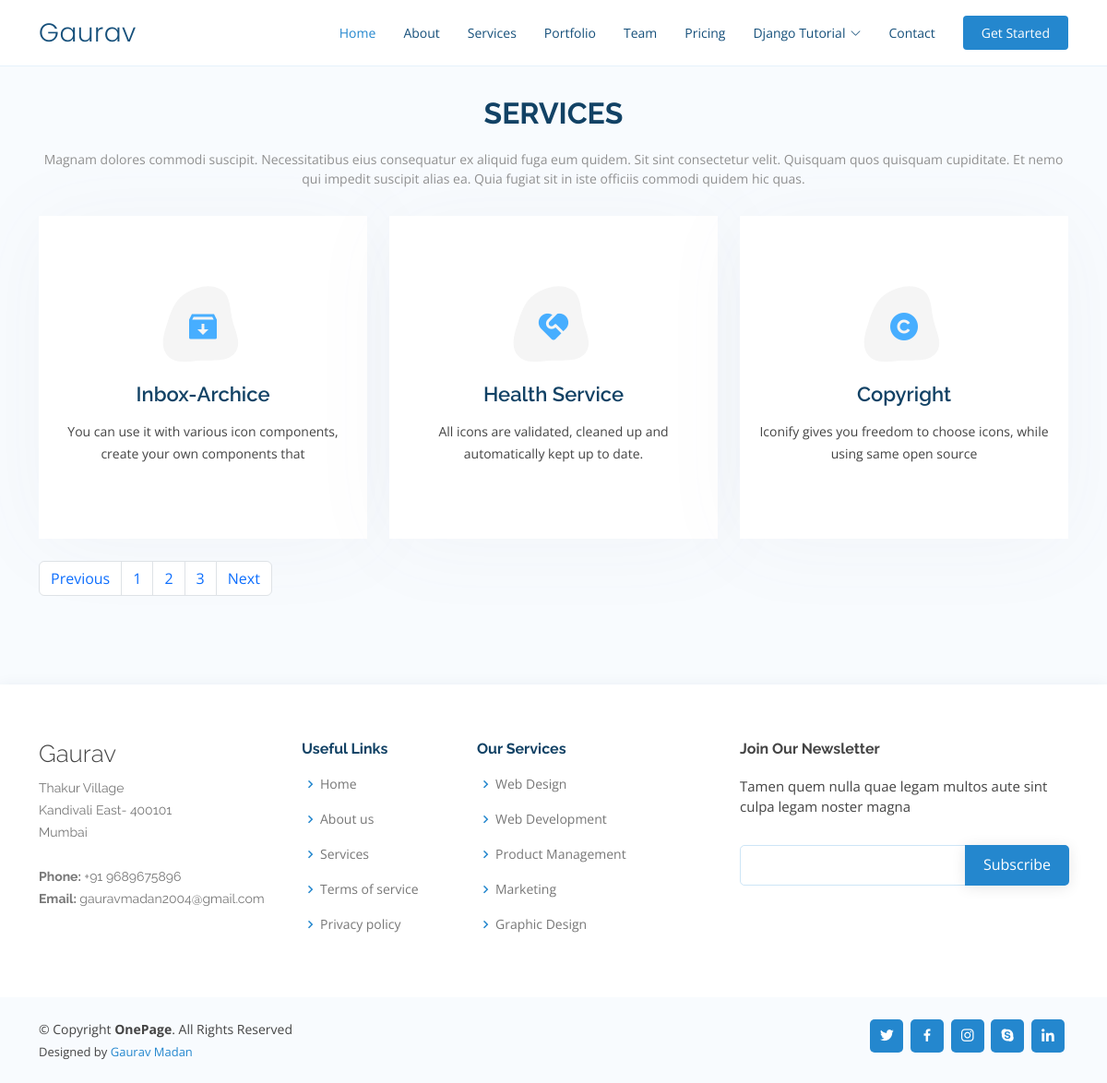
Screenshot of /services/?page=2 with the database file from the repository.
### service/models.py (models this page shows)
class services(models.Model):
    service_icon = models.CharField(max_length=50)
    service_title = models.CharField(max_length=50)
    service_desc =models.CharField(max_length=100)

### gaurav/views.py (the view)
# urls.py: path('services/', views.service,name="service"),
def service(request):
    servicesData = services.objects.all()
    paginator =Paginator(servicesData,3)
    page_number =request.GET.get('page')
    servicesDataFinal =paginator.get_page(page_number)
    data ={
        'servicesData':servicesDataFinal
    }
    return render(request,'services.html',data)

### templates/services.html (shortened to what this page needs)
{% extends "base.html" %}
{% block content %}
  <main id="main">
    <br>
    <section id="services" class="services section-bg">
      <div class="container" data-aos="fade-up">
        <div class="section-title">
          <h2>Services</h2>
          <p>Magnam dolores commodi suscipit. Necessitatibus eius consequatur ex aliquid fuga eum quidem. Sit sint consectetur velit. Quisquam quos quisquam cupiditate. Et nemo qui impedit suscipit alias ea. Quia fugiat sit in iste officiis commodi quidem hic quas.</p>
        </div>
        <div class="row">
          {% for n in servicesData %}
          <div class="col-lg-4 col-md-6 d-flex align-items-stretch" data-aos="zoom-in" data-aos-delay="100">
            <div class="icon-box iconbox-blue mb-4">
              <div class="icon">
                <i class={{n.service_icon}}></i>
              </div>
              <h4><a href="">{{n.service_title}}</a></h4>
              <p>{{n.service_desc}}</p>
            </div>
          </div>
          {% endfor %}
          <nav aria-label="...">
            <ul class="pagination">
              {% if servicesData.has_previous %}
              <li class="page-item">
                <a class="page-link" href="/services/?page={{servicesData.previous_page_number}}">Previous</a>
              </li>
              {% endif %}
              <li class="page-item">
                <a class="page-link" href="/services/?page=1">1</a>
              </li>
              <li class="page-item">
                <a class="page-link" href="/services/?page=2">2</a>
              </li>
              <li class="page-item">
                <a class="page-link" href="/services/?page=3">3</a>
              </li>
              {% if servicesData.has_next %}
              <li class="page-item">
                <a class="page-link" href="/services/?page={{servicesData.next_page_number}}">Next</a>
              </li>
              {% endif %}
            </ul>
          </nav>
        </div>
      </div>
    </section>
  </main>
{% endblock %}

### static/assets/css/style.css (style rules this page uses)
body { font-family: "Open Sans", sans-serif; color: #444444; }
a { color: #2487ce; text-decoration: none; }
h1, h2, h3, h4, h5, h6 { font-family: "Raleway", sans-serif; }
section { padding: 80px 0; overflow: hidden; }
.section-bg { background-color: #f8fbfe; }
.section-title { text-align: center; padding-bottom: 30px; }
.section-title h2 { font-size: 32px; font-weight: bold; text-transform: uppercase; margin-bottom: 20px; padding-bottom: 0; color: #124265; }
.section-title p { margin-bottom: 0; font-size: 14px; color: #919191; }
.services .icon-box { text-align: center; padding: 70px 20px 80px 20px; transition: all ease-in-out 0.3s; background: #fff; box-shadow: 0px 5px 90px 0px rgba(110, 123, 131, 0.05); }
.services .icon-box .icon { margin: 0 auto; width: 100px; height: 100px; display: flex; align-items: center; justify-content: center; transition: ease-in-out 0.3s; position: relative; }
.services .icon-box .icon i { font-size: 36px; transition: 0.5s; position: relative; }
.services .icon-box .icon svg { position: absolute; top: 0; left: 0; }
.services .icon-box h4 { font-weight: 600; margin: 10px 0 15px 0; font-size: 22px; }
.services .icon-box h4 a { color: #124265; transition: ease-in-out 0.3s; }
.services .icon-box p { line-height: 24px; font-size: 14px; margin-bottom: 0; }
.services .iconbox-blue i { color: #47aeff; }

### rows the page displays
services: service_title "Inbox-Archice", service_desc "You can use it with various icon components, create your own components that"
services: service_title "Health Service", service_desc "All icons are validated, cleaned up and automatically kept up to date."
services: service_title "Copyright", service_desc "Iconify gives you freedom to choose icons, while using same open source"
